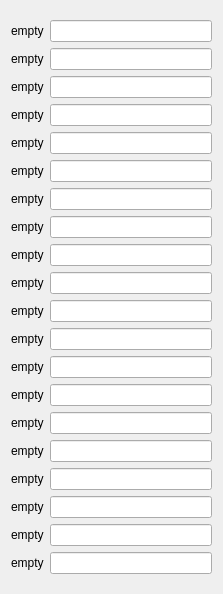
           <widget class="QWidget" name="scrollAreaWidgetContents_12">
            <property name="geometry">
             <rect>
              <x>0</x>
              <y>-385</y>
              <width>223</width>
              <height>594</height>
             </rect>
            </property>
            <layout class="QGridLayout" name="gridLayout_18">
             <item row="2" column="0">
              <layout class="QGridLayout" name="gridLayout_19">
               <property name="leftMargin">
                <number>0</number>
               </property>
               <item row="13" column="1">
                <widget class="QLineEdit" name="line_reconstruction_12"/>
               </item>
               <item row="15" column="1">
                <widget class="QLineEdit" name="line_reconstruction_14"/>
               </item>
               <item row="1" column="1">
                <widget class="QLineEdit" name="line_reconstruction_0"/>
               </item>
               <item row="20" column="0">
                <widget class="QLabel" name="lbl_reconstruction_19">
                 <property name="text">
                  <string>empty</string>
                 </property>
                </widget>
               </item>
               <item row="3" column="1">
                <widget class="QLineEdit" name="line_reconstruction_2"/>
               </item>
               <item row="14" column="1">
                <widget class="QLineEdit" name="line_reconstruction_13"/>
               </item>
               <item row="18" column="0">
                <widget class="QLabel" name="lbl_reconstruction_17">
                 <property name="text">
                  <string>empty</string>
                 </property>
                </widget>
               </item>
               <item row="9" column="0">
                <widget class="QLabel" name="lbl_reconstruction_8">
                 <property name="text">
                  <string>empty</string>
                 </property>
                </widget>
               </item>
               <item row="12" column="0">
                <widget class="QLabel" name="lbl_reconstruction_11">
                 <property name="text">
                  <string>empty</string>
                 </property>
                </widget>
               </item>
               <item row="19" column="1">
                <widget class="QLineEdit" name="line_reconstruction_18"/>
               </item>
               <item row="8" column="1">
                <widget class="QLineEdit" name="line_reconstruction_7"/>
               </item>
               <item row="17" column="1">
                <widget class="QLineEdit" name="line_reconstruction_16"/>
               </item>
               <item row="10" column="1">
                <widget class="QLineEdit" name="line_reconstruction_9"/>
               </item>
               <item row="14" column="0">
                <widget class="QLabel" name="lbl_reconstruction_13">
                 <property name="text">
                  <string>empty</string>
                 </property>
                </widget>
               </item>
               <item row="11" column="0">
                <widget class="QLabel" name="lbl_reconstruction_10">
                 <property name="text">
                  <string>empty</string>
                 </property>
                </widget>
               </item>
               <item row="4" column="0">
                <widget class="QLabel" name="lbl_reconstruction_3">
                 <property name="text">
                  <string>empty</string>
                 </property>
                </widget>
               </item>
               <item row="16" column="1">
                <widget class="QLineEdit" name="line_reconstruction_15"/>
               </item>
               <item row="3" column="0">
                <widget class="QLabel" name="lbl_reconstruction_2">
                 <property name="text">
                  <string>empty</string>
                 </property>
                </widget>
               </item>
               <item row="19" column="0">
                <widget class="QLabel" name="lbl_reconstruction_18">
                 <property name="text">
                  <string>empty</string>
                 </property>
                </widget>
               </item>
               <item row="7" column="1">
                <widget class="QLineEdit" name="line_reconstruction_6"/>
               </item>
               <item row="2" column="0">
                <widget class="QLabel" name="lbl_reconstruction_1">
                 <property name="text">
                  <string>empty</string>
                 </property>
                </widget>
               </item>
               <item row="11" column="1">
                <widget class="QLineEdit" name="line_reconstruction_10"/>
               </item>
               <item row="18" column="1">
                <widget class="QLineEdit" name="line_reconstruction_17"/>
               </item>
               <item row="15" column="0">
                <widget class="QLabel" name="lbl_reconstruction_14">
                 <property name="text">
                  <string>empty</string>
                 </property>
                </widget>
               </item>
               <item row="5" column="0">
                <widget class="QLabel" name="lbl_reconstruction_4">
                 <property name="text">
                  <string>empty</string>
                 </property>
                </widget>
               </item>
               <item row="6" column="1">
                <widget class="QLineEdit" name="line_reconstruction_5"/>
               </item>
               <item row="8" column="0">
                <widget class="QLabel" name="lbl_reconstruction_7">
                 <property name="text">
                  <string>empty</string>
                 </property>
                </widget>
               </item>
               <item row="20" column="1">
                <widget class="QLineEdit" name="line_reconstruction_19"/>
               </item>
               <item row="17" column="0">
                <widget class="QLabel" name="lbl_reconstruction_16">
                 <property name="text">
                  <string>empty</string>
                 </property>
                </widget>
               </item>
               <item row="6" column="0">
                <widget class="QLabel" name="lbl_reconstruction_5">
                 <property name="text">
                  <string>empty</string>
                 </property>
                </widget>
               </item>
               <item row="10" column="0">
                <widget class="QLabel" name="lbl_reconstruction_9">
                 <property name="text">
                  <string>empty</string>
                 </property>
                </widget>
               </item>
               <item row="16" column="0">
                <widget class="QLabel" name="lbl_reconstruction_15">
                 <property name="text">
                  <string>empty</string>
                 </property>
                </widget>
               </item>
               <item row="5" column="1">
                <widget class="QLineEdit" name="line_reconstruction_4"/>
               </item>
               <item row="9" column="1">
                <widget class="QLineEdit" name="line_reconstruction_8"/>
               </item>
               <item row="2" column="1">
                <widget class="QLineEdit" name="line_reconstruction_1"/>
               </item>
               <item row="13" column="0">
                <widget class="QLabel" name="lbl_reconstruction_12">
                 <property name="text">
                  <string>empty</string>
                 </property>
                </widget>
               </item>
               <item row="1" column="0">
                <widget class="QLabel" name="lbl_reconstruction_0">
                 <property name="text">
                  <string>empty</string>
                 </property>
                </widget>
               </item>
               <item row="4" column="1">
                <widget class="QLineEdit" name="line_reconstruction_3"/>
               </item>
               <item row="7" column="0">
                <widget class="QLabel" name="lbl_reconstruction_6">
                 <property name="text">
                  <string>empty</string>
                 </property>
                </widget>
               </item>
               <item row="12" column="1">
                <widget class="QLineEdit" name="line_reconstruction_11"/>
               </item>
              </layout>
             </item>
            </layout>
           </widget>
